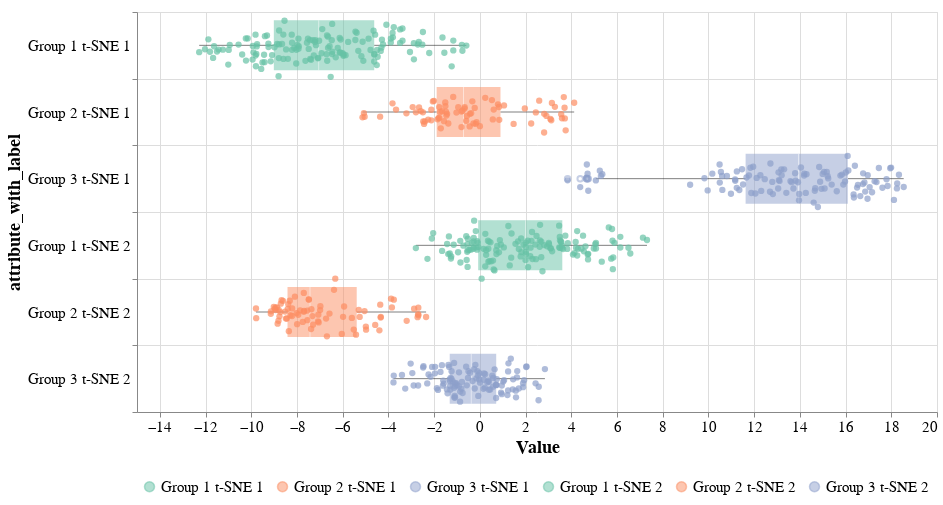

Notebook code cell kept with this figure:
### Markdown cell above
<font size="+1" color="grey"><b> 2.1.2 Box Plot </b></font>

### Code cell
box_with_jitter.configure_title(
    fontSize=18
).configure_axis(
    labelFontSize=15,
    titleFontSize=18
).configure_legend(
    labelFontSize=15,
    titleFontSize=18,
    orient="bottom", title=None, padding=5, labelLimit=200, 
    # columns=3
)
# .save('../../images/case2_box_plot_with_strip_plot.png', format='png', scale_factor=2)

### Figure 1 — Vega-Lite specification as saved in the notebook (floating-point values rounded to 4 significant figures; data arrays with more than 128 entries replaced by an {"elided": "..."} marker saying what was removed)
{"config": {"view": {"continuousWidth": 300, "continuousHeight": 300}, "axis": {"labelFontSize": 15, "titleFontSize": 18}, "legend": {"labelFontSize": 15, "labelLimit": 200, "orient": "bottom", "padding": 5, "title": null, "titleFontSize": 18}, "title": {"fontSize": 18}}, "layer": [{"mark": {"type": "boxplot", "opacity": 0.5, "size": 50}, "encoding": {"color": {"field": "attribute_with_label", "scale": {"domain": ["Group 1 t-SNE 1", "Group 2 t-SNE 1", "Group 3 t-SNE 1", "Group 1 t-SNE 2", "Group 2 t-SNE 2", "Group 3 t-SNE 2"], "range": ["#66c2a5", "#fc8d62", "#8da0cb", "#66c2a5", "#fc8d62", "#8da0cb"]}, "sort": ["Group 1 t-SNE 1", "Group 2 t-SNE 1", "Group 3 t-SNE 1", "Group 1 t-SNE 2", "Group 2 t-SNE 2", "Group 3 t-SNE 2"], "type": "nominal"}, "x": {"field": "Value", "type": "quantitative"}, "y": {"axis": {"grid": true, "tickBand": "extent"}, "field": "attribute_with_label", "sort": ["Group 1 t-SNE 1", "Group 2 t-SNE 1", "Group 3 t-SNE 1", "Group 1 t-SNE 2", "Group 2 t-SNE 2", "Group 3 t-SNE 2"], "type": "nominal"}}, "transform": [{"fold": ["t-SNE_Component_1", "t-SNE_Component_2"], "as": ["Component", "Value"]}, {"calculate": "datum.Class2 + \" \" + (datum.Component == \"t-SNE_Component_1\" ? \"t-SNE 1\" : \"t-SNE 2\")", "as": "attribute_with_label"}]}, {"mark": {"type": "circle", "size": 40}, "encoding": {"color": {"field": "attribute_with_label", "scale": {"domain": ["Group 1 t-SNE 1", "Group 2 t-SNE 1", "Group 3 t-SNE 1", "Group 1 t-SNE 2", "Group 2 t-SNE 2", "Group 3 t-SNE 2"], "range": ["#66c2a5", "#fc8d62", "#8da0cb", "#66c2a5", "#fc8d62", "#8da0cb"]}, "sort": ["Group 1 t-SNE 1", "Group 2 t-SNE 1", "Group 3 t-SNE 1", "Group 1 t-SNE 2", "Group 2 t-SNE 2", "Group 3 t-SNE 2"], "type": "nominal"}, "x": {"field": "Value", "type": "quantitative"}, "y": {"axis": {"grid": true, "tickBand": "extent"}, "field": "attribute_with_label", "sort": ["Group 1 t-SNE 1", "Group 2 t-SNE 1", "Group 3 t-SNE 1", "Group 1 t-SNE 2", "Group 2 t-SNE 2", "Group 3 t-SNE 2"], "type": "nominal"}, "yOffset": {"field": "jitter", "type": "quantitative"}}, "name": "view_3", "transform": [{"fold": ["t-SNE_Component_1", "t-SNE_Component_2"], "as": ["Component", "Value"]}, {"calculate": "datum.Class2 + \" \" + (datum.Component == \"t-SNE_Component_1\" ? \"t-SNE 1\" : \"t-SNE 2\")", "as": "attribute_with_label"}, {"calculate": "sqrt(-2*log(random()))*cos(2*PI*random())", "as": "jitter"}]}], "data": {"name": "data-b1c7a935c78ba29f515a7dbcacd3040b"}, "height": 400, "params": [{"name": "param_4", "select": {"type": "interval", "encodings": ["x", "y"]}, "bind": "scales", "views": ["view_3"]}], "width": 800, "$schema": "https://vega.github.io/schema/vega-lite/v5.20.1.json", "datasets": {"data-b1c7a935c78ba29f515a7dbcacd3040b": {"elided": "336 records"}}}
